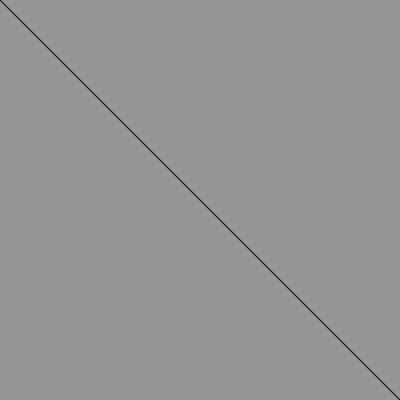
Frame 1 (no input)
Frame 60 (the mouse pressed at the canvas centre just before this capture): identical to frame 1, image omitted
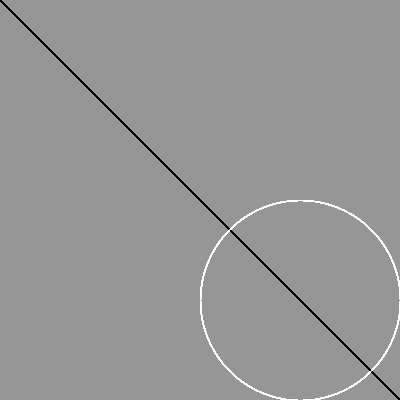
Frame 120 (the mouse held since frame 60 and released just before this capture)

The Processing sketch that drew these frames (run headless with seeded random() and noise(); from frame 60 on, the mouse is pressed at the canvas centre):

// Processing sketch: processing_51490
// ── processing_51490.pde

//ellipse that moves on a line and grows
void setup(){
  smooth();
  size(400,400);
}


void draw(){
  if(!mousePressed){
 background(150);
  }
  
 stroke(0);
 line(0, 0, 400, 400);
 stroke(255);
 noFill(); 
 ellipseMode(CORNER);
ellipse(mouseX, mouseX, mouseY, mouseY); 
}
